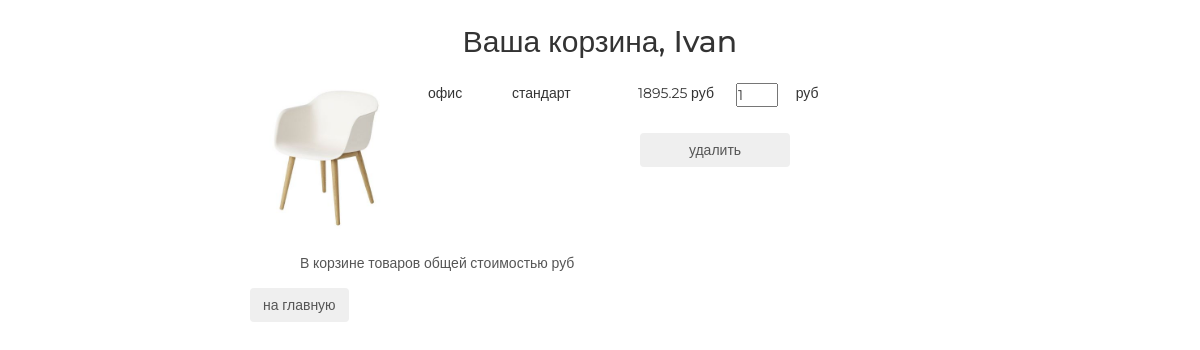
The page /basket/ (signed in) on the database as committed earlier.
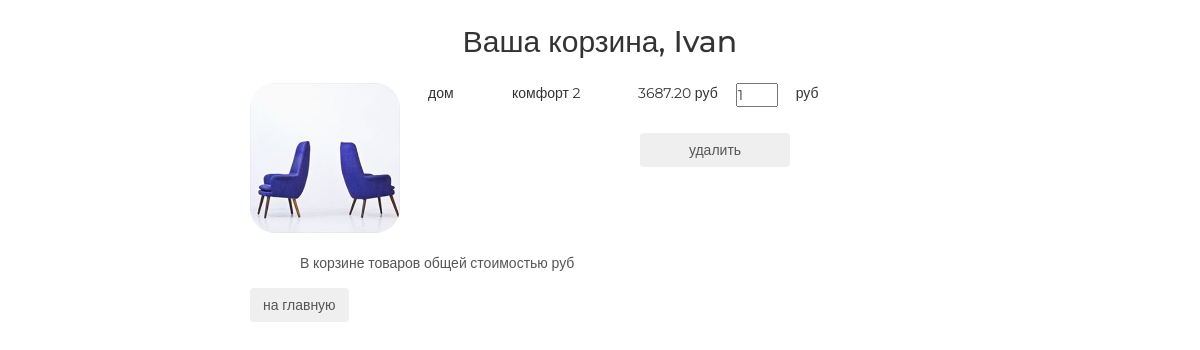
The same page on the database as committed later.
### basketapp/models.py (models this page shows, shortened)
class Basket(models.Model):
    objects = BasketQuerySet.as_manager()
    id = models.AutoField(primary_key=True)
    user = models.ForeignKey(settings.AUTH_USER_MODEL, on_delete=models.CASCADE)
    product = models.ForeignKey(Product, on_delete=models.CASCADE)
    quantity = models.PositiveIntegerField(verbose_name='количество', default=0)
    add_datetime = models.DateTimeField(verbose_name='время добавления', auto_now_add=True)
    def get_product_cost(self):
        "return cost of all products this type"
        return self.product.price * self.quantity
    product_cost = property(get_product_cost)
    @staticmethod
    def get_items(user):
        return Basket.objects.filter(user=user).order_by('product__category')

### mainapp/models.py (models this page shows, shortened)
class Product(models.Model):
    id = models.AutoField(primary_key=True)
    category = models.ForeignKey(ProductCategory, on_delete=models.CASCADE)
    name = models.CharField(verbose_name='имя продукта', max_length=128)
    image = models.ImageField(upload_to='products_images', blank=True)
    short_desc = models.CharField(verbose_name='краткое описание продукта', max_length=60, blank=True)
    description = models.TextField(verbose_name='описание продукта', blank=True)
    price = models.DecimalField(verbose_name='цена продукта', max_digits=8, decimal_places=2, default=0)
    quantity = models.PositiveIntegerField(verbose_name='количество на складе', default=0)
    is_active = models.BooleanField(verbose_name='категория активна', default=True)

class ProductCategory(models.Model):
    id = models.AutoField(primary_key=True)
    name = models.CharField(verbose_name='название категории', max_length=64, unique=True)
    description = models.TextField(verbose_name='описание категории', blank=True)
    is_active = models.BooleanField(verbose_name='категория активна', default=True)

### basketapp/views.py (the view)
# urls.py: re_path(r'^basket/', include('basketapp.urls', namespace='basket')),
@login_required
def basket(request):
    title = 'корзина'
    basket_items = Basket.get_items(user=request.user)
    content = {
        'title': title,
        'basket_items': basket_items,
    }
    return render(request, 'basketapp/basket.html', content)

### adminapp/templatetags/my_tags.py (called while the page is built)
def media_folder_products(string):
    if not string:
        string = 'products_images/default.jpg'
    return f'{settings.MEDIA_URL}{string}'

### mainapp/context_processors.py (called while the page is built)
def basket(request):
    basket_list = []
    if request.user.is_authenticated:
        basket_list = Basket.get_items(user=request.user)
    return {
        'basket': basket_list
    }

### basketapp/templates/basketapp/basket.html
{% extends 'basketapp/base.html' %}
{% load static %}
{% block content %}
    <div class="basket_list">
        {% include 'basketapp/includes/inc_basket_list.html' %}
    </div>
    <button class="btn btn-round">
        <a href="{% url 'main' %}">
            на главную
        </a>
    </button>
{% endblock %}

### basketapp/templates/basketapp/includes/inc_basket_list.html
{% load my_tags %}
{% for item in basket_items %}
    <div class="basket_record">
        <img src="{{ item.product.image|media_folder_products }}" alt="{{ item.product.short_desc }}">
        <span class="category_name">{{ item.product.category.name }}</span>
        <span class="product_name">{{ item.product.name }}</span>
        <span class="product_price">{{ item.product.price }}&nbspруб</span>
        <input type="number" name="{{ item.pk }}" min="0" value="{{ item.quantity }}">
        <span class="product_cost">{{ item.cost }}&nbspруб</span>
        <button class="btn btn-round">
            <a href="{% url 'basket:remove' item.pk %}" class="">
                удалить
            </a>
        </button>
    </div>
{% endfor %}
{% if basket_items %}
    <div class="basket_summary">
        В корзине {{ basket_items.0.total_quantity }} товаров общей стоимостью
        {{ basket_items.0.total_cost }} руб
    </div>
{% endif %}

Rows that differ between the two databases and show on the page:
removed Basket: product.image|media_folder_products (picture), product.category.name "офис", product.name "стандарт", product.price "1895.25", quantity "1"
added Basket: product.image|media_folder_products (picture), product.category.name "дом", product.name "комфорт 2", product.price "3687.20", quantity "1"
